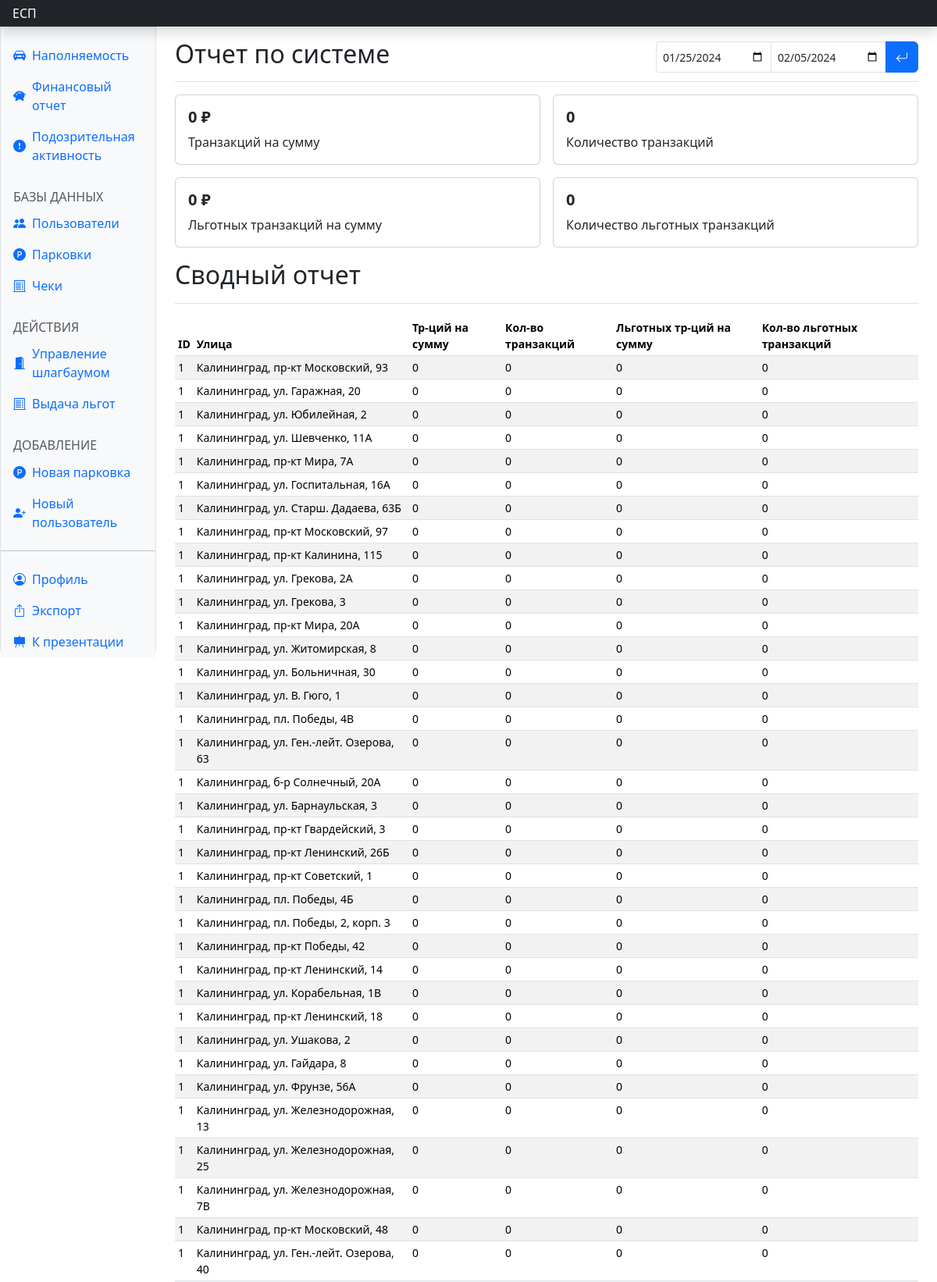
The page /dash_fin/ (signed in, upper part) on the database its author committed.
### parkingapp/models.py (models this page shows, shortened)
class Parking(models.Model):
    lattitude = models.FloatField(default=0)
    longitude = models.FloatField(default=0)
    address = models.CharField(max_length=120, default='')
    max_parking_lots = models.PositiveIntegerField(default=0)
    occupied_lots = models.PositiveIntegerField(default=0)
    price_per_hour = models.PositiveIntegerField(default=0)
    change = models.DateTimeField(default=datetime(2, 1, 1, 0, 0, 0, tzinfo=None))
    code = models.CharField(default='', max_length=10)
    secret = models.CharField(default='', max_length=100)

### parkingapp/views.py (the view, shortened to what this page needs)
# urls.py: path('dash_fin/', views.dash_fin, name='dash_fin'),
@login_required(redirect_field_name=None)
def dash_fin(request):
    form = DashfinForm()
    period_start = '2024-01-25'
    period_end = '2024-02-05'
    dat = data(period_start, period_end)
    error = ''
    if not request.user.admin_view:
        return redirect(reverse('parkingapp:dont_have_access'))
    context = {
        'Fin':dat[1][0],
        'parkings':dat[0],
        'form': form,
        'error': error
    }
    return render(request, 'dash_fin.html', context)

### parkingapp/forms.py
class DashfinForm(forms.Form):
    date1 = forms.DateField(required=True, widget=forms.DateInput(attrs={
        'class': 'form-control form-control-sm',
        'type': 'date',
        'style': 'background: none;',
        'value': '2024-01-25',
    }))
    date2 = forms.DateField(required=True, widget=forms.DateInput(attrs={
        'class': 'form-control form-control-sm',
        'type': 'date',
        'style': 'background: none;',
        'value': '2024-02-05',
    }))

### parkingapp/templates/dash_fin.html (shortened to what this page needs)
{% extends 'dash_base.html' %}
{% block finact %}active{% endblock %}
{% block content %}
<main class="col-md-9 ms-sm-auto col-lg-10 px-md-4">
  <div class="d-flex justify-content-between flex-wrap flex-md-nowrap align-items-center pt-3 pb-2 mb-3 border-bottom">
    <h1 class="h2">Отчет по системе</h1>
    <div class="mb-2 mb-md-0">
      <form method="POST">
        <div class="input-group me-2">
          {{form.date1}}
          {{form.date2}}
          <button type="submit" class="btn btm-sm btn-primary radr"><i class="bi bi-arrow-return-left"></i></button>
        </div>
      </form>
    </div>
  </div>
  <div class="row g-3">
    <div class="col-sm-6 col-xxl-3">
      <div class="card">
        <div class="card-body">
          <h5 class="card-title fw-bolder">{{Fin.total_price}} ₽</h5>
          <p class="card-text">Транзакций на сумму</p>
        </div>
      </div>
    </div>
    <div class="col-sm-6 col-xxl-3">
      <div class="card">
        <div class="card-body">
          <h5 class="card-title fw-bolder">{{Fin.how_much_people_used}}</h5>
          <p class="card-text">Количество транзакций</p>
        </div>
      </div>
    </div>
    <div class="col-sm-6 col-xxl-3">
      <div class="card">
        <div class="card-body">
          <h5 class="card-title fw-bolder">{{Fin.benefits_price}} ₽</h5>
          <p class="card-text">Льготных транзакций на сумму</p>
        </div>
      </div>
    </div>
    <div class="col-sm-6 col-xxl-3">
      <div class="card">
        <div class="card-body">
          <h5 class="card-title fw-bolder">{{Fin.with_benefits}}</h5>
          <p class="card-text">Количество льготных транзакций</p>
        </div>
      </div>
    </div>
  </div>
  <div class="d-flex justify-content-between flex-wrap flex-md-nowrap align-items-center pt-3 pb-2 mb-3 border-bottom">
    <h1 class="h2">Сводный отчет</h1>
  </div>
  <div class="table-responsive small">
    <table class="table table-striped table-sm">
      <thead>
        <tr>
          <th scope="col">ID</th>
          <th scope="col">Улица</th>
          <th scope="col">Тр-ций на сумму</th>
          <th scope="col">Кол-во транзакций</th>
          <th scope="col">Льготных тр-ций на сумму</th>
          <th scope="col">Кол-во льготных транзакций</th>
        </tr>
      </thead>
      <tbody>
        {% for el in parkings %}
        <tr>
          <td>1</td>
          <td>{{el.address}}</td>
          <td>{{el.total_sum}}</td>
          <td>{{el.how_much_people_used}}<br></td>
          <td>{{el.benefit_sum}}</td>
          <td>{{el.with_benefits}}</td>
        </tr>
        {% endfor %}
      </tbody>
    </table>
  </div>
</main>
{% endblock %}

### parkingapp/templates/dash_base.html (style rules this page uses)
.bi { vertical-align: -.125em; fill: currentColor; }

### rows shown on the page
Parking: address "Калининград, пр-кт Московский, 93"
Parking: address "Калининград, ул. Гаражная, 20"
Parking: address "Калининград, ул. Юбилейная, 2"
Parking: address "Калининград, ул. Шевченко, 11А"
Parking: address "Калининград, пр-кт Мира, 7А"
Parking: address "Калининград, ул. Госпитальная, 16А"
Parking: address "Калининград, ул. Старш. Дадаева, 63Б"
Parking: address "Калининград, пр-кт Московский, 97"
Parking: address "Калининград, пр-кт Калинина, 115"
Parking: address "Калининград, ул. Грекова, 2А"
Parking: address "Калининград, ул. Грекова, 3"
Parking: address "Калининград, пр-кт Мира, 20А"
Parking: address "Калининград, ул. Житомирская, 8"
Parking: address "Калининград, ул. Больничная, 30"
Parking: address "Калининград, ул. В. Гюго, 1"
Parking: address "Калининград, пл. Победы, 4В"
Parking: address "Калининград, ул. Ген.-лейт. Озерова, 63"
Parking: address "Калининград, б-р Солнечный, 20А"
Parking: address "Калининград, ул. Барнаульская, 3"
Parking: address "Калининград, пр-кт Гвардейский, 3"
Parking: address "Калининград, пр-кт Ленинский, 26Б"
Parking: address "Калининград, пр-кт Советский, 1"
Parking: address "Калининград, пл. Победы, 4Б"
Parking: address "Калининград, пл. Победы, 2, корп. 3"
Parking: address "Калининград, пр-кт Победы, 42"
Parking: address "Калининград, пр-кт Ленинский, 14"
Parking: address "Калининград, ул. Корабельная, 1В"
Parking: address "Калининград, пр-кт Ленинский, 18"
Parking: address "Калининград, ул. Ушакова, 2"
Parking: address "Калининград, ул. Гайдара, 8"
Parking: address "Калининград, ул. Фрунзе, 56А"
Parking: address "Калининград, ул. Железнодорожная, 13"
Parking: address "Калининград, ул. Железнодорожная, 25"
Parking: address "Калининград, ул. Железнодорожная, 7В"
Parking: address "Калининград, пр-кт Московский, 48"
Parking: address "Калининград, ул. Ген.-лейт. Озерова, 40"

### other values the page prints
{{ Fin.total_price }} "0"
{{ Fin.how_much_people_used }} "0"
{{ Fin.benefits_price }} "0"
{{ Fin.with_benefits }} "0"
{{ el.total_sum }} "0" "0" "0" "0" "0" "0" "0" "0" "0" "0" "0" "0" "0" "0" "0" "0" "0" "0" "0" "0" "0" "0" "0" "0" "0" "0" "0" "0" "0" "0" "0" "0" "0" "0" "0" "0"
{{ el.how_much_people_used }} "0" "0" "0" "0" "0" "0" "0" "0" "0" "0" "0" "0" "0" "0" "0" "0" "0" "0" "0" "0" "0" "0" "0" "0" "0" "0" "0" "0" "0" "0" "0" "0" "0" "0" "0" "0"
{{ el.benefit_sum }} "0" "0" "0" "0" "0" "0" "0" "0" "0" "0" "0" "0" "0" "0" "0" "0" "0" "0" "0" "0" "0" "0" "0" "0" "0" "0" "0" "0" "0" "0" "0" "0" "0" "0" "0" "0"
{{ el.with_benefits }} "0" "0" "0" "0" "0" "0" "0" "0" "0" "0" "0" "0" "0" "0" "0" "0" "0" "0" "0" "0" "0" "0" "0" "0" "0" "0" "0" "0" "0" "0" "0" "0" "0" "0" "0" "0"
